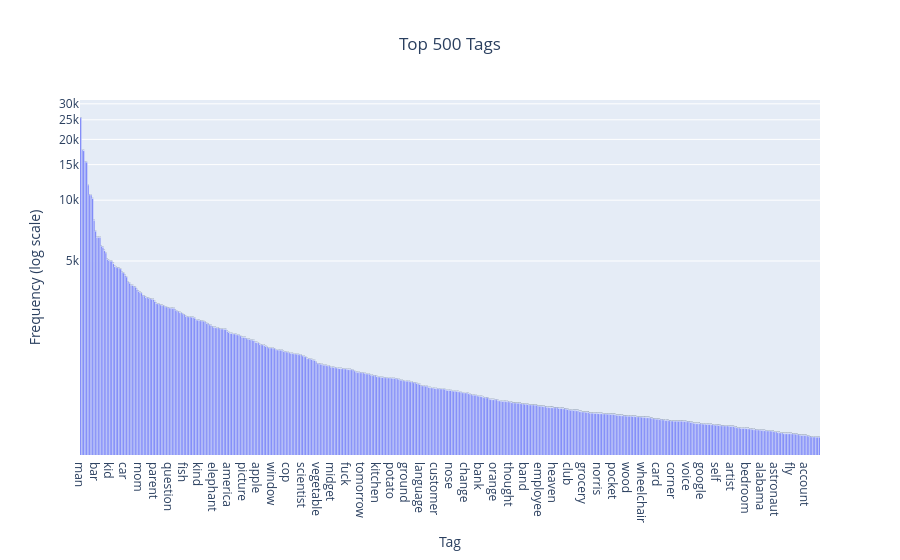

The code cell stored with this chart in its notebook:
### Markdown cell above
## 4.3. n=500

### Code cell
# topn_wo_other(n=500)
plot_tag_frequencies_log(n=500)

### Figure 1 — Plotly figure (JSON) as saved in the notebook; plotly's stock layout.template omitted (floating-point values rounded to 4 significant figures; data arrays with more than 128 entries replaced by an {"elided": "..."} marker saying what was removed)
{"data": [{"hovertemplate": "tag=%{x}<br>count=%{text}<extra></extra>", "legendgroup": "", "marker": {"color": "#636EFA", "pattern": {"shape": ""}}, "name": "", "opacity": 1, "orientation": "v", "showlegend": false, "text": {"elided": "500 float values"}, "textposition": "outside", "type": "bar", "x": {"elided": "500 str values"}, "xaxis": "x", "y": {"elided": "500 int values"}, "yaxis": "y"}], "layout": {"bargap": 0, "barmode": "relative", "legend": {"tracegroupgap": 0}, "title": {"text": "Top 500 Tags", "x": 0.5}, "xaxis": {"anchor": "y", "domain": [0, 1], "title": {"text": "Tag"}}, "yaxis": {"anchor": "x", "domain": [0, 1], "tickmode": "array", "ticktext": ["0", "5k", "10k", "15k", "20k", "25k", "30k"], "tickvals": [0, 5000, 10000, 15000, 20000, 25000, 30000], "title": {"text": "Frequency (log scale)"}, "type": "log"}}}
